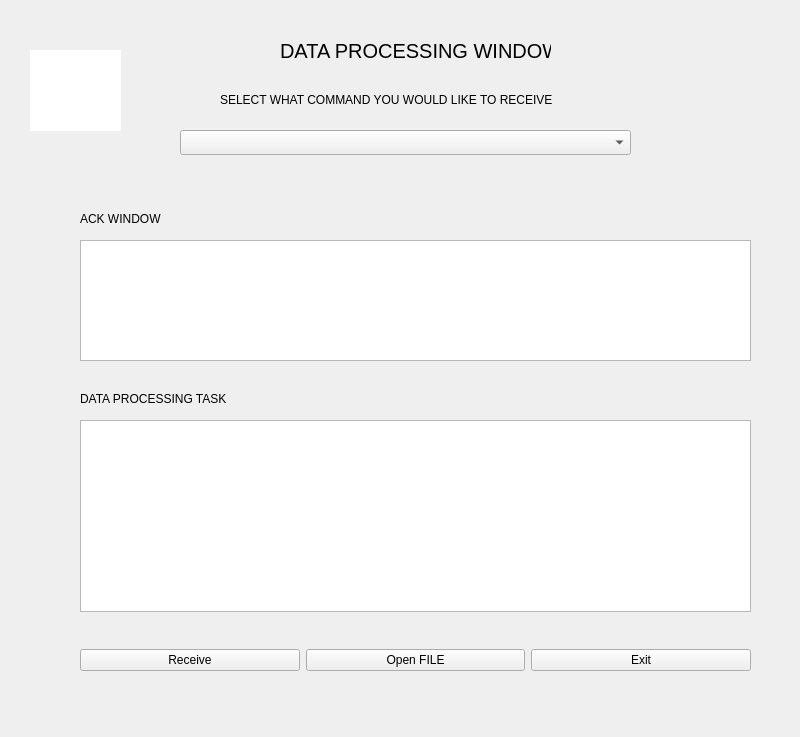
<?xml version="1.0" encoding="UTF-8"?>
<ui version="4.0">
 <class>DataProcessing</class>
 <widget class="QMainWindow" name="DataProcessing">
  <property name="geometry">
   <rect>
    <x>0</x>
    <y>0</y>
    <width>800</width>
    <height>737</height>
   </rect>
  </property>
  <property name="windowTitle">
   <string>MainWindow</string>
  </property>
  <widget class="QWidget" name="centralwidget">
   <widget class="QLabel" name="main_title">
    <property name="geometry">
     <rect>
      <x>280</x>
      <y>40</y>
      <width>271</width>
      <height>21</height>
     </rect>
    </property>
    <property name="font">
     <font>
      <pointsize>15</pointsize>
     </font>
    </property>
    <property name="text">
     <string>DATA PROCESSING WINDOW</string>
    </property>
   </widget>
   <widget class="QLabel" name="recv_combo">
    <property name="geometry">
     <rect>
      <x>220</x>
      <y>90</y>
      <width>391</width>
      <height>20</height>
     </rect>
    </property>
    <property name="text">
     <string>SELECT WHAT COMMAND YOU WOULD LIKE TO RECEIVE</string>
    </property>
   </widget>
   <widget class="QComboBox" name="recv_opt">
    <property name="geometry">
     <rect>
      <x>180</x>
      <y>130</y>
      <width>451</width>
      <height>25</height>
     </rect>
    </property>
   </widget>
   <widget class="QLabel" name="ack_labe">
    <property name="geometry">
     <rect>
      <x>80</x>
      <y>210</y>
      <width>101</width>
      <height>17</height>
     </rect>
    </property>
    <property name="text">
     <string>ACK WINDOW</string>
    </property>
   </widget>
   <widget class="QLabel" name="dpt_labe">
    <property name="geometry">
     <rect>
      <x>80</x>
      <y>390</y>
      <width>171</width>
      <height>17</height>
     </rect>
    </property>
    <property name="text">
     <string>DATA PROCESSING TASK</string>
    </property>
   </widget>
   <widget class="QTextBrowser" name="ack_win">
    <property name="geometry">
     <rect>
      <x>80</x>
      <y>240</y>
      <width>671</width>
      <height>121</height>
     </rect>
    </property>
   </widget>
   <widget class="QTextBrowser" name="dpt_win">
    <property name="geometry">
     <rect>
      <x>80</x>
      <y>420</y>
      <width>671</width>
      <height>192</height>
     </rect>
    </property>
   </widget>
   <widget class="QWidget" name="horizontalLayoutWidget">
    <property name="geometry">
     <rect>
      <x>80</x>
      <y>620</y>
      <width>671</width>
      <height>80</height>
     </rect>
    </property>
    <layout class="QHBoxLayout" name="btn_hrlayout">
     <item>
      <widget class="QPushButton" name="recv_btn">
       <property name="text">
        <string>Receive</string>
       </property>
      </widget>
     </item>
     <item>
      <widget class="QPushButton" name="opnfile_btn">
       <property name="text">
        <string>Open FILE</string>
       </property>
      </widget>
     </item>
     <item>
      <widget class="QPushButton" name="ext_btn">
       <property name="text">
        <string>Exit</string>
       </property>
      </widget>
     </item>
    </layout>
   </widget>
   <widget class="QLabel" name="isro_logo">
    <property name="geometry">
     <rect>
      <x>30</x>
      <y>50</y>
      <width>91</width>
      <height>81</height>
     </rect>
    </property>
    <property name="styleSheet">
     <string notr="true">background-color: rgb(255, 255, 255);</string>
    </property>
    <property name="text">
     <string/>
    </property>
    <property name="pixmap">
     <pixmap>../../../../../../home/kannan/Downloads/isro_logo.ico</pixmap>
    </property>
   </widget>
  </widget>
 </widget>
 <resources/>
 <connections/>
</ui>
